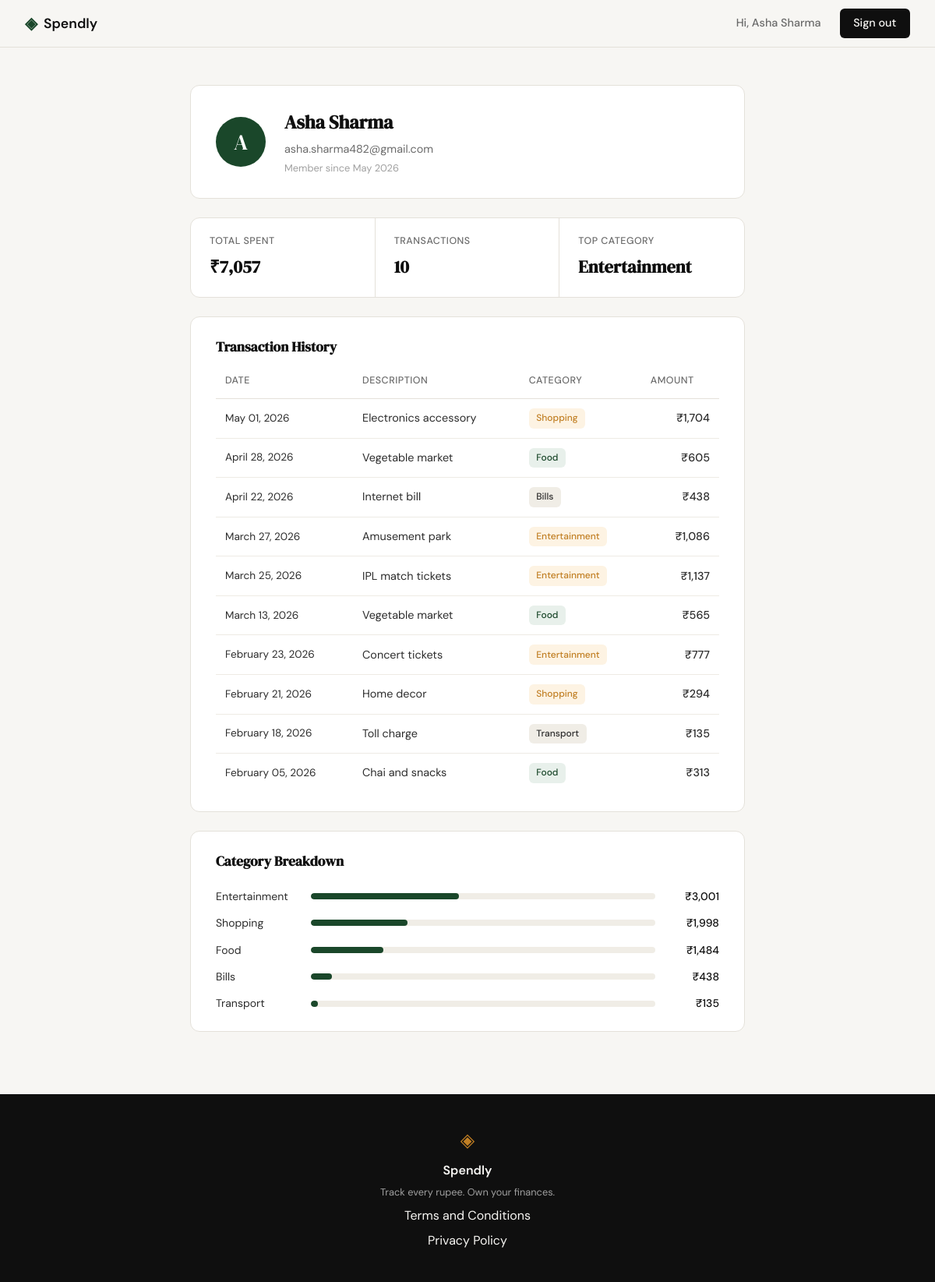
Screenshot of /profile (signed in) with the database file from the repository.
### tables this page shows
CREATE TABLE users (
            id            INTEGER PRIMARY KEY AUTOINCREMENT,
            name          TEXT    NOT NULL,
            email         TEXT    UNIQUE NOT NULL,
            password_hash TEXT    NOT NULL,
            created_at    TEXT    DEFAULT (datetime('now'))
        );

CREATE TABLE expenses (
            id          INTEGER PRIMARY KEY AUTOINCREMENT,
            user_id     INTEGER NOT NULL REFERENCES users(id),
            amount      REAL    NOT NULL,
            category    TEXT    NOT NULL,
            date        TEXT    NOT NULL,
            description TEXT,
            created_at  TEXT    DEFAULT (datetime('now'))
        );

### app.py (the view)
@app.route("/profile")
def profile():
    if not session.get("user_id"):
        return redirect(url_for("login"))
    user_id = session["user_id"]
    user = get_user_by_id(user_id)
    if user is None:
        session.clear()
        return redirect(url_for("login"))
    initials = user["name"][0].upper()
    stats = get_summary_stats(user_id)
    expenses = get_recent_transactions(user_id)
    categories = get_category_breakdown(user_id)
    return render_template("profile.html",
                           user=user, initials=initials,
                           stats=stats, expenses=expenses,
                           categories=categories)

### database/db.py (called while the page is built)
def get_db():
    conn = sqlite3.connect(DB_PATH)
    conn.row_factory = sqlite3.Row
    conn.execute("PRAGMA foreign_keys = ON")
    return conn

### database/queries.py (called while the page is built)
def get_user_by_id(user_id):
    db = get_db()
    try:
        row = db.execute(
            "SELECT name, email, created_at FROM users WHERE id = ?",
            (user_id,)
        ).fetchone()
        if row is None:
            return None
        member_since = datetime.strptime(row["created_at"][:10], "%Y-%m-%d").strftime("%B %Y")
        return {"name": row["name"], "email": row["email"], "member_since": member_since}
    finally:
        db.close()

def get_summary_stats(user_id):
    db = get_db()
    try:
        row = db.execute(
            "SELECT SUM(amount), COUNT(*) FROM expenses WHERE user_id = ?",
            (user_id,)
        ).fetchone()
        total, count = row[0], row[1]
        if total is None or count == 0:
            return {"total_spent": "₹0", "transaction_count": 0, "top_category": "—"}
        top_row = db.execute(
            "SELECT category FROM expenses WHERE user_id = ? "
            "GROUP BY category ORDER BY SUM(amount) DESC LIMIT 1",
            (user_id,)
        ).fetchone()
        top_category = top_row[0] if top_row else "—"
        return {
            "total_spent": f"₹{int(total):,}",
            "transaction_count": int(count),
            "top_category": top_category,
        }
    finally:
        db.close()

def get_recent_transactions(user_id, limit=10):
    db = get_db()
    try:
        rows = db.execute(
            "SELECT amount, category, date, description FROM expenses WHERE user_id = ? ORDER BY date DESC LIMIT ?",
            (user_id, limit),
        ).fetchall()
        transactions = []
        for row in rows:
            transactions.append({
                "date": datetime.strptime(row["date"], "%Y-%m-%d").strftime("%B %d, %Y"),
                "description": row["description"],
                "category": row["category"],
                "amount": f"₹{int(row['amount']):,}",
            })
        return transactions
    finally:
        db.close()

### templates/profile.html (shortened to what this page needs)
{% extends "base.html" %}
{% block head %}
<link rel="stylesheet" href="{{ url_for('static', filename='css/profile.css') }}">
{% endblock %}
{% block content %}
<div class="profile-container">
  <div class="profile-card">
    <div class="profile-avatar">{{ initials }}</div>
    <div class="profile-info">
      <h1 class="profile-name">{{ user.name }}</h1>
      <p class="profile-email">{{ user.email }}</p>
      <p class="profile-since">Member since {{ user.member_since }}</p>
    </div>
  </div>
  <div class="profile-stats">
    <div class="stat-cell">
      <span class="stat-label">Total Spent</span>
      <span class="stat-value">{{ stats.total_spent }}</span>
    </div>
    <div class="stat-cell">
      <span class="stat-label">Transactions</span>
      <span class="stat-value">{{ stats.transaction_count }}</span>
    </div>
    <div class="stat-cell">
      <span class="stat-label">Top Category</span>
      <span class="stat-value">{{ stats.top_category }}</span>
    </div>
  </div>
  <div class="profile-section">
    <h2 class="section-title">Transaction History</h2>
    <div class="table-wrapper">
      <table class="expense-table">
        <thead>
          <tr>
            <th>Date</th>
            <th>Description</th>
            <th>Category</th>
            <th class="col-amount">Amount</th>
          </tr>
        </thead>
        <tbody>
          {% for expense in expenses %}
          <tr>
            <td class="col-date">{{ expense.date }}</td>
            <td>{{ expense.description }}</td>
            <td><span class="badge badge-{{ expense.category | lower }}">{{ expense.category }}</span></td>
            <td class="col-amount">{{ expense.amount }}</td>
          </tr>
          {% endfor %}
        </tbody>
      </table>
    </div>
  </div>
  <div class="profile-section">
    <h2 class="section-title">Category Breakdown</h2>
    <div class="cat-list">
      {% for c in categories %}
      <div class="cat-row">
        <span class="cat-name">{{ c.name }}</span>
        <div class="cat-bar">
          <div class="cat-fill" style="width: {{ c.pct }}%"></div>
        </div>
        <span class="cat-amount">{{ c.amount }}</span>
      </div>
      {% endfor %}
    </div>
  </div>
</div>
{% endblock %}

### templates/base.html (shortened to what this page needs)
<!DOCTYPE html>
<html lang="en">
<head>
    <link rel="stylesheet" href="{{ url_for('static', filename='css/style.css') }}">
    {% block head %}{% endblock %}
</head>
<body>
    <nav class="navbar">
        <div class="nav-inner">
            <a href="{{ url_for('landing') }}" class="nav-brand">
                <span class="brand-icon">◈</span>
                <span class="brand-name">Spendly</span>
            </a>
            <div class="nav-links">
                {% if session.get("user_id") %}
                    <span class="nav-user">Hi, {{ session["user_name"] }}</span>
                    <a href="{{ url_for('logout') }}" class="nav-cta">Sign out</a>
                {% else %}
                    <a href="{{ url_for('login') }}">Sign in</a>
                    <a href="{{ url_for('register') }}" class="nav-cta">Get started</a>
                {% endif %}
            </div>
        </div>
    </nav>
    <main class="main-content">
        {% block content %}{% endblock %}
    </main>
    <footer class="footer">
        <div class="footer-inner">
            <span class="brand-icon">◈</span>
            <span class="footer-name">Spendly</span>
            <p class="footer-copy">Track every rupee. Own your finances.</p>
            <a href="/terms">Terms and Conditions</a>
            <a href="/privacy">Privacy Policy</a>
        </div>
    </footer>
</body>
</html>

### static/css/style.css (style rules this page uses)
:root { --ink: #0f0f0f; --ink-soft: #2d2d2d; --ink-muted: #6b6b6b; --ink-faint: #a0a0a0; --paper: #f7f6f3; --paper-warm: #f0ede6; --paper-card: #ffffff; --accent: #1a472a; --accent-light: #e8f0eb; --accent-2: #c17f24; --accent-2-light: #fdf3e3; --danger: #c0392b; --danger-light: #fdecea; --border: #e4e1da; --border-soft: #eeebe4; --font-display: 'DM Serif Display', Georgia, serif; --font-body: 'DM Sans', system-ui, sans-serif; --max-width: 1200px; --auth-width: 440px; --radius-sm: 6px; --radius-md: 12px; --radius-lg: 20px; }
*, *::before, *::after { box-sizing: border-box; margin: 0; padding: 0; }
html { font-size: 16px; scroll-behavior: smooth; }
body { background: var(--paper); color: var(--ink); font-family: var(--font-body); font-size: 1rem; line-height: 1.6; -webkit-font-smoothing: antialiased; }
a { color: inherit; text-decoration: none; }
.navbar { position: sticky; top: 0; z-index: 100; background: var(--paper); border-bottom: 1px solid var(--border); padding: 0 2rem; }
.nav-inner { max-width: var(--max-width); margin: 0 auto; height: 60px; display: flex; align-items: center; justify-content: space-between; }
.nav-brand { display: flex; align-items: center; gap: 0.5rem; font-family: var(--font-body); font-weight: 600; font-size: 1.1rem; color: var(--ink); }
.brand-icon { color: var(--accent); font-size: 1.3rem; }
.brand-name { color: var(--ink); }
.nav-links { display: flex; align-items: center; gap: 1.5rem; font-size: 0.9rem; font-weight: 500; }
.nav-links a { color: var(--ink-muted); transition: color 0.2s; }
.nav-user { font-size: 0.9rem; font-weight: 500; color: var(--ink-muted); }
.nav-cta { background: var(--ink) !important; color: var(--paper) !important; padding: 0.45rem 1.1rem; border-radius: var(--radius-sm); transition: background 0.2s !important; }
.main-content { min-height: calc(100vh - 60px - 100px); }
.footer { background: var(--ink); color: var(--paper); padding: 2.5rem 2rem; text-align: center; }
.footer-inner { display: flex; flex-direction: column; align-items: center; gap: 0.4rem; }
.footer .brand-icon { color: var(--accent-2); font-size: 1.5rem; }
.footer-name { font-weight: 600; font-size: 1rem; }
.footer-copy { font-size: 0.8rem; color: var(--ink-faint); }

### rows the page displays
users: user_name "Asha Sharma", name "Asha Sharma", email "asha.sharma482@gmail.com"
expenses: date "May 01, 2026", description "Electronics accessory", category "Shopping", amount "₹1,704"
expenses: date "April 28, 2026", description "Vegetable market", category "Food", amount "₹605"
expenses: date "April 22, 2026", description "Internet bill", category "Bills", amount "₹438"
expenses: date "March 27, 2026", description "Amusement park", category "Entertainment", amount "₹1,086"
expenses: date "March 25, 2026", description "IPL match tickets", category "Entertainment", amount "₹1,137"
expenses: date "March 13, 2026", description "Vegetable market", category "Food", amount "₹565"
expenses: date "February 23, 2026", description "Concert tickets", category "Entertainment", amount "₹777"
expenses: date "February 21, 2026", description "Home decor", category "Shopping", amount "₹294"
expenses: date "February 18, 2026", description "Toll charge", category "Transport", amount "₹135"
expenses: date "February 05, 2026", description "Chai and snacks", category "Food", amount "₹313"

### other values shown
{{ initials }} "A"
{{ user.member_since }} "May 2026"
{{ stats.total_spent }} "₹7,057"
{{ stats.transaction_count }} "10"
{{ stats.top_category }} "Entertainment"
{{ c.name }} "Entertainment" "Shopping" "Food" "Bills" "Transport"
{{ c.amount }} "₹3,001" "₹1,998" "₹1,484" "₹438" "₹135"
